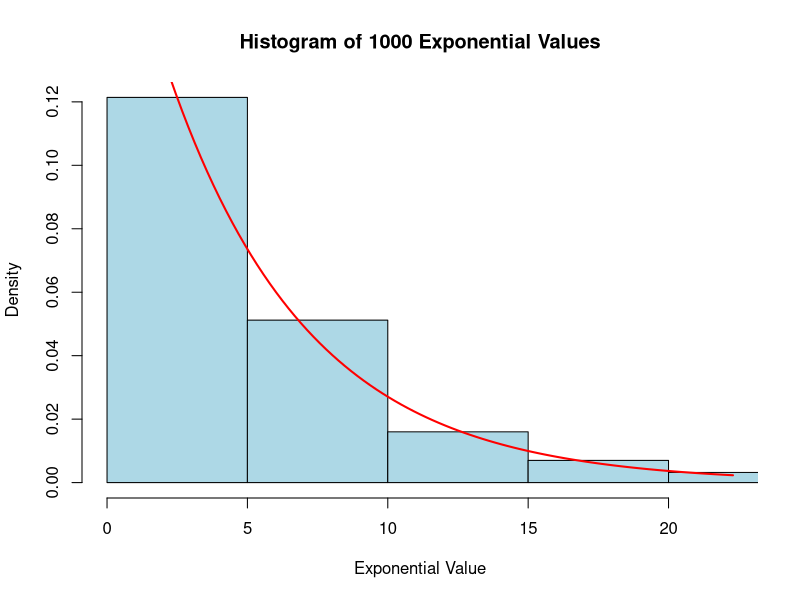
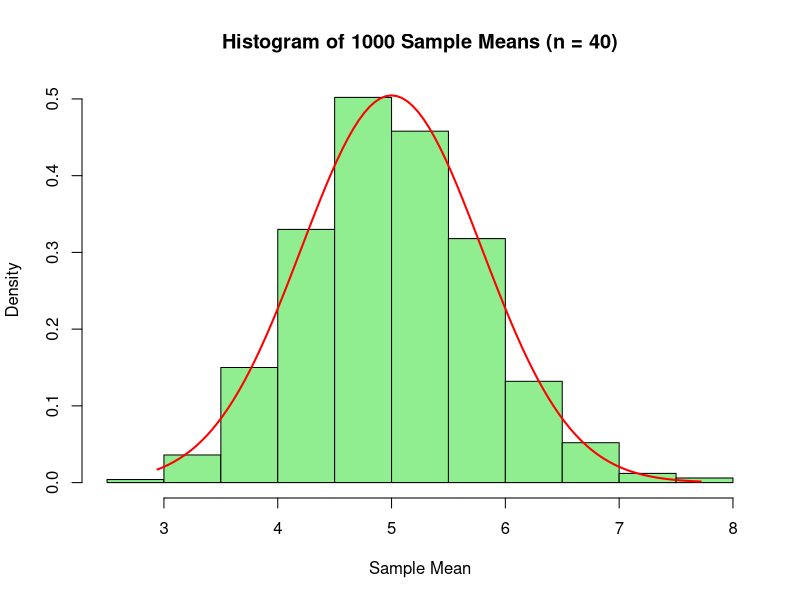

Write R code to recreate these figures, in order.
## ---- chunk 1
knitr::opts_chunk$set(echo = TRUE)
set.seed(123)
## ---- chunk 2
        #set lambda value        
        lambda <- 0.2        
        #simulation of 1000 random exponential values
        exp_raw <- rexp(1000, rate = lambda)
## ---- chunk 3
#calulate theoretical mean
theoretical_mean <- 1/lambda
#calulate theoretical variance
theoretical_sd <- 1/lambda
theoretical_var <- (1/lambda)^2
## ---- chunk 4
        #histogram form 1000 exponential values
         hist(exp_raw, probability = TRUE, 
             main = "Histogram of 1000 Exponential Values", 
             xlab = "Exponential Value", 
             col = "lightblue",
             xlim = c(0, quantile(exp_raw, 0.99))) #create a common scale for the function
        #overlay the theoretical exponential density curve
        curve(dexp(x, rate = lambda), 
              from = 0, 
              to = quantile(exp_raw, 0.99), #apply the common scale to the function
              add = TRUE, 
              col = "red", 
              lwd = 2)
## ---- chunk 5
#generate 1000 simulation of 40 random exponential variables in a matrix where each column contains 40 random exponential variables.
n <- 40
n_sim <- 1000
sim_matrix <- matrix(rexp(n*n_sim, rate = lambda), nrow = n, ncol = n_sim)
#calculate the mean of each sample by finding the average of each column (this is our new data set)
sim_means <- apply(sim_matrix, 2, mean)
#calculate the variance of each sample (just for fun)
sim_vars <- apply(sim_matrix, 2, var)
## ---- chunk 6
#theoretical mean calculation
lambda <- 0.2
theoretical_mean <- 1/lambda
#theoretical variance calulation
n <- 40
theoretical_sd <- 1/lambda
theoretical_se <- theoretical_sd/sqrt(n)
theoretical_mean_var <- theoretical_se^2
## ---- chunk 7
sample_mean <- round(mean(sim_means), 3)
sample_var <- round(var(sim_means), 3)
## ---- chunk 8
#plot the histogram of sample means with density scaling
        hist(sim_means, probability = TRUE,
             main = "Histogram of 1000 Sample Means (n = 40)",
             xlab = "Sample Mean",
             col = "lightgreen")
#overlay the theoretical normal density curve
        curve(dnorm(x, mean = theoretical_mean, sd = sqrt(theoretical_mean_var)),
              from = min(sim_means), to = max(sim_means),
              add = TRUE, col = "red", lwd = 2)        
